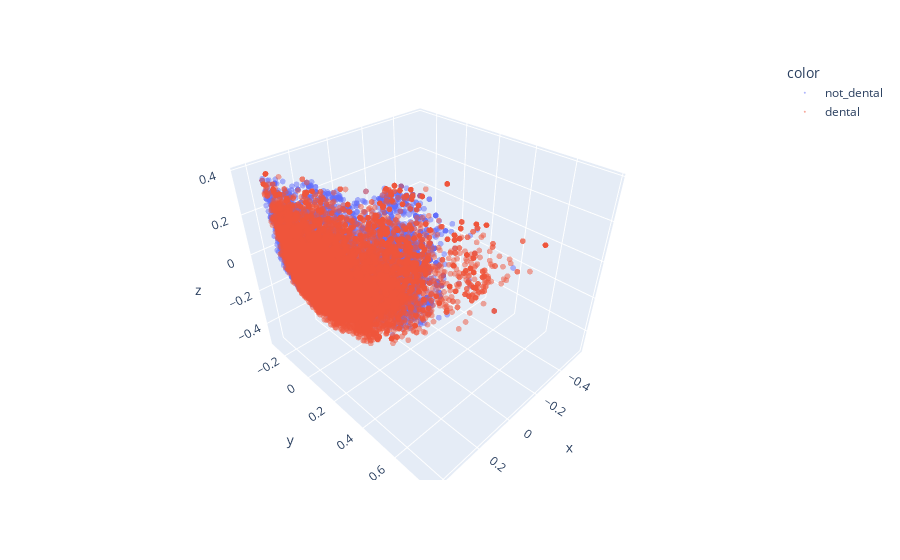

Notebook cell for this chart:
### Code cell
fig = px.scatter_3d(
    x=examples_3d_sbwce[:,0],
    y=examples_3d_sbwce[:,1],
    z=examples_3d_sbwce[:,2],
    color=spanish_diagnostics_normalized_tokenized_vectorized_sbwce["test"].features["label"].int2str(spanish_diagnostics_normalized_tokenized_vectorized_sbwce["test"]["label"]),
    opacity=0.5
)
fig.update_traces(mode="markers",marker={'size':2})

### Figure 1 — Plotly figure (JSON) as saved in the notebook; plotly's stock layout.template omitted (floating-point values rounded to 4 significant figures; data arrays with more than 128 entries replaced by an {"elided": "..."} marker saying what was removed)
{"data": [{"hovertemplate": "color=not_dental<br>x=%{x}<br>y=%{y}<br>z=%{z}<extra></extra>", "legendgroup": "not_dental", "marker": {"color": "#636efa", "opacity": 0.5, "size": 2, "symbol": "circle"}, "mode": "markers", "name": "not_dental", "scene": "scene", "showlegend": true, "type": "scatter3d", "x": {"elided": "15034 float values"}, "y": {"elided": "15034 float values"}, "z": {"elided": "15034 float values"}}, {"hovertemplate": "color=dental<br>x=%{x}<br>y=%{y}<br>z=%{z}<extra></extra>", "legendgroup": "dental", "marker": {"color": "#EF553B", "opacity": 0.5, "size": 2, "symbol": "circle"}, "mode": "markers", "name": "dental", "scene": "scene", "showlegend": true, "type": "scatter3d", "x": {"elided": "14966 float values"}, "y": {"elided": "14966 float values"}, "z": {"elided": "14966 float values"}}], "layout": {"legend": {"title": {"text": "color"}, "tracegroupgap": 0}, "margin": {"t": 60}, "scene": {"domain": {"x": [0, 1], "y": [0, 1]}, "xaxis": {"title": {"text": "x"}}, "yaxis": {"title": {"text": "y"}}, "zaxis": {"title": {"text": "z"}}}}}
